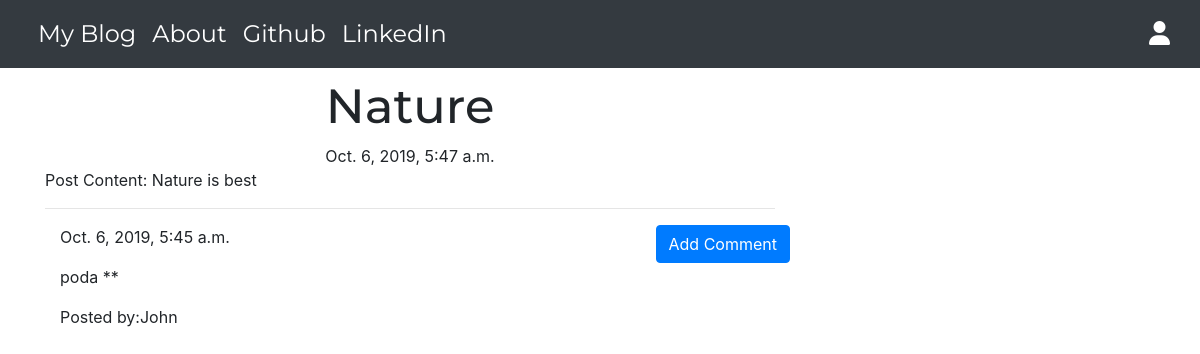
/post/5/, run on the app's committed database.
### blogApp/models.py (models this page shows, shortened)
class Post(models.Model):
    author = models.ForeignKey('auth.User',on_delete=models.CASCADE)
    title = models.CharField(max_length=256)
    text = models.TextField()
    create_time = models.DateTimeField(default=timezone.now)
    published_time = models.DateTimeField(blank=True,null=True)

class Comment(models.Model):
    post = models.ForeignKey('blogApp.Post',related_name='comments',on_delete=models.CASCADE)
    author = models.CharField(max_length=250)
    text = models.TextField()
    create_time = models.DateTimeField(default=timezone.now())
    approved_comments = models.BooleanField(default=False)

### blogApp/views.py (the view)
# urls.py: path('post/<int:pk>/',views.PostDetailView.as_view(),name='post_detail'),
class PostDetailView(DetailView):
    model = Post

### blogApp/templates/blogApp/post_detail.html (shortened to what this page needs)
{% extends 'blogApp/base.html' %}
{% block content %}
    <h1 class="posttitle">{{ post.title }}</h1>
    {% if post.published_time %}
      <div class="date postdate">
        {{ post.published_time }}
      </div>
      {% else %}
        <a class="btn btn-primary" href="{% url 'post_publish' pk=post.pk %}">Publish</a>
    {% endif %}
    <p>Post Content: {{ post.text|safe|linebreaksbr }}</p>
    <hr>
    <a class="btn btn-primary btn-comment" href="{% url 'post_comment' pk=post.pk %}">Add Comment</a>
    <div class="container">
      {% for comment in post.comments.all %}
        {% if user.is_authenticated or comment.approved_comments %}
          {{ comment.create_time }}
            <p>{{ comment.text|safe|linebreaks }}</p>
            <p>Posted by:{{ comment.author }}</p>
        {% endif %}
        {% empty %}
        <p>No Comments</p>
      {% endfor %}
    </div>
{% endblock %}

### blogApp/static/css/blogApp.css (style rules this page uses)
.postdate { text-align: center; }
.posttitle { font-family: 'Montserrat', sans-serif; font-size: 3em; text-align: center; }
.btn-comment { position: absolute; right: 0px; }

### data on the page
Post: title "Nature", published_time "Oct. 6, 2019, 5:47 a.m.", text "Nature is best"
Comment: create_time "Oct. 6, 2019, 5:45 a.m.", text "poda **", author "John"
